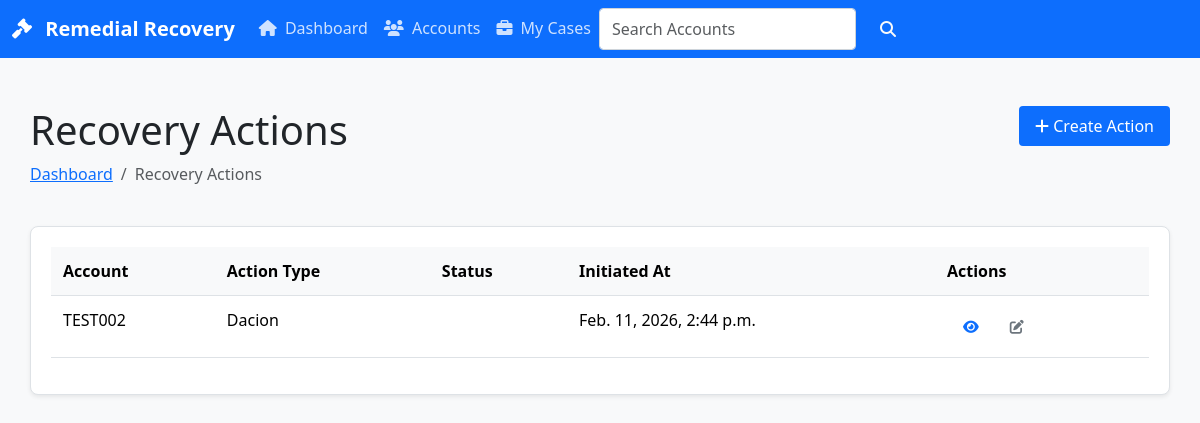
Page /remedial/recovery-actions/ on the committed database.
### apps/remedial/models.py (models this page shows, shortened)
class RecoveryAction(TimeStampedModel, TenantAwareModel):
    remedial_account = models.ForeignKey(
        RemedialAccount,
        on_delete=models.CASCADE,
        related_name="recovery_actions",
    )
    action_type = models.CharField(max_length=15, choices=RecoveryActionType.choices)
    status = models.CharField(max_length=20, choices=RecoveryActionStatus.choices, default=RecoveryActionStatus.DRAFT)
    initiated_by = models.ForeignKey(
        settings.AUTH_USER_MODEL,
        on_delete=models.PROTECT,
        related_name="initiated_recovery_actions",
        null=True,
        blank=True,
    )
    initiated_at = models.DateTimeField(null=True, blank=True)

class RemedialAccount(TenantAwareModel, TimeStampedModel):
    id = models.UUIDField(primary_key=True, default=uuid.uuid4, editable=False)
    loan_account_no = models.CharField(max_length=64, unique=True)
    borrower_name = models.CharField(max_length=255)
    borrower_id_ref = models.CharField(max_length=64, blank=True)
    outstanding_balance_ref = models.DecimalField(max_digits=14, decimal_places=2, null=True, blank=True)
    stage = models.CharField(max_length=20, choices=RemedialStage.choices, default=RemedialStage.PRE_LEGAL)
    status = models.CharField(max_length=20, choices=RemedialStatus.choices, default=RemedialStatus.ACTIVE)
    assigned_officer = models.ForeignKey(
        settings.AUTH_USER_MODEL,
        on_delete=models.PROTECT,
        null=True,
        blank=True,
        related_name="assigned_remedial_accounts",
    )
    closed_at = models.DateTimeField(null=True, blank=True)
    remarks = models.TextField(blank=True)
    metadata = models.JSONField(default=dict, blank=True)
    class Meta:
        indexes = [
            models.Index(fields=["stage", "status"]),
            models.Index(fields=["assigned_officer", "stage"]),
        ]

### apps/remedial/views.py (the view)
# urls.py: path("recovery-actions/", views.RecoveryActionListView.as_view(), name="recoveryaction-list"),
class RecoveryActionListView(ListView):
    model = models.RecoveryAction
    template_name = 'remedial/recoveryaction_list.html'
    context_object_name = 'actions'
    paginate_by = 20
    def get_queryset(self):
        return models.RecoveryAction.objects.filter(tenant=self.request.tenant).select_related('remedial_account').order_by('-initiated_at')
    def get_context_data(self, **kwargs):
        context = super().get_context_data(**kwargs)
        context['title'] = 'Recovery Actions'
        context['active_page'] = 'recovery-actions'
        return context

### templates/remedial/recoveryaction_list.html (shortened to what this page needs)
{% extends "base.html" %}
{% block content %}
<div class="container py-4">
    <div class="row mb-4">
        <div class="col">
            <h1>{{ title }}</h1>
            <nav aria-label="breadcrumb">
                <ol class="breadcrumb">
                    <li class="breadcrumb-item"><a href="{% url 'remedial:dashboard' %}">Dashboard</a></li>
                    <li class="breadcrumb-item active" aria-current="page">{{ title }}</li>
                </ol>
            </nav>
        </div>
        <div class="col-auto">
            <a href="{% url 'remedial:recoveryaction-create' %}" class="btn btn-primary">
                <i class="fas fa-plus"></i> Create Action
            </a>
        </div>
    </div>
    {% if actions %}
    <div class="card shadow-sm">
        <div class="card-body">
            <div class="table-responsive">
                <table class="table table-hover">
                    <thead class="table-light">
                        <tr>
                            <th>Account</th>
                            <th>Action Type</th>
                            <th>Status</th>
                            <th>Initiated At</th>
                            <th>Actions</th>
                        </tr>
                    </thead>
                    <tbody>
                        {% for action in actions %}
                        <tr>
                            <td>
                                {% if action.remedial_account %}
                                    {{ action.remedial_account.loan_account_no }}
                                {% else %}
                                    <span class="text-muted">No account linked</span>
                                {% endif %}
                            </td>
                            <td>{{ action.get_action_type_display }}</td>
                            <td>
                                <span class="badge bg-{{ action.status|lower }}">
                                </span>
                            </td>
                            <td>{{ action.initiated_at }}</td>
                            <td>
                                <div class="btn-group" role="group">
                                    <a href="{% url 'remedial:recoveryaction-detail' action.pk %}" class="btn btn-sm btn-outline-primary">
                                        <i class="fas fa-eye"></i>
                                    </a>
                                    <a href="{% url 'remedial:recoveryaction-update' action.pk %}" class="btn btn-sm btn-outline-secondary">
                                        <i class="fas fa-edit"></i>
                                    </a>
                                </div>
                            </td>
                        </tr>
                        {% endfor %}
                    </tbody>
                </table>
            </div>
        </div>
    </div>
    {% endif %}
</div>
{% endblock %}

### templates/base.html (style rules this page uses)
.container { max-width: 1200px; margin: 0 auto; padding: 0 15px; }
.btn { padding: 8px 16px; border-radius: 4px; border: none; cursor: pointer; font-weight: 500; }
.btn-primary { background-color: #0d6efd; color: white; }
.card { border: 1px solid #dee2e6; border-radius: 8px; margin-bottom: 20px; }
.card-body { padding: 20px; }
.table { width: 100%; border-collapse: collapse; }
.table th, .table td { padding: 12px; text-align: left; border-bottom: 1px solid #dee2e6; }
.badge { display: inline-block; padding: 4px 8px; font-size: 12px; font-weight: 600; }

### rows in the picture
RecoveryAction: remedial_account.loan_account_no "TEST002", action_type "Dacion", initiated_at "Feb. 11, 2026, 2:44 p.m."

### other values in the picture
{{ title }} "Recovery Actions"
